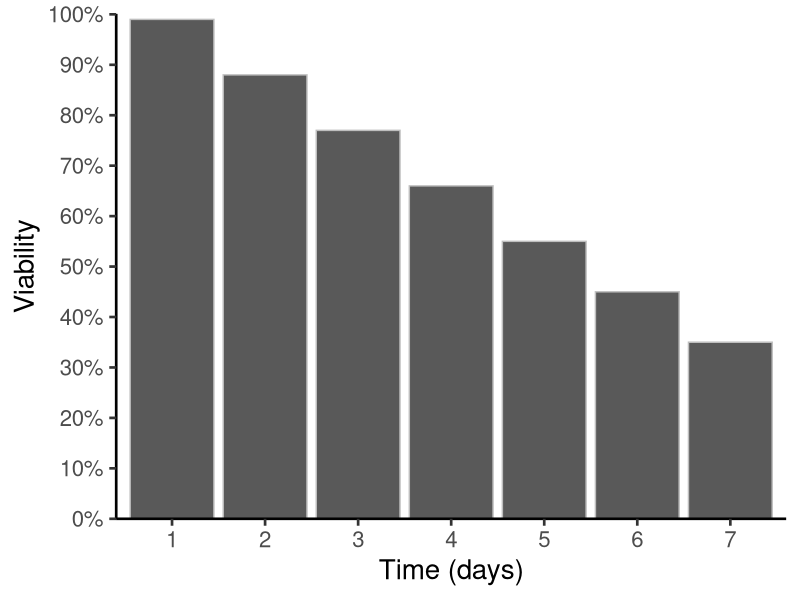
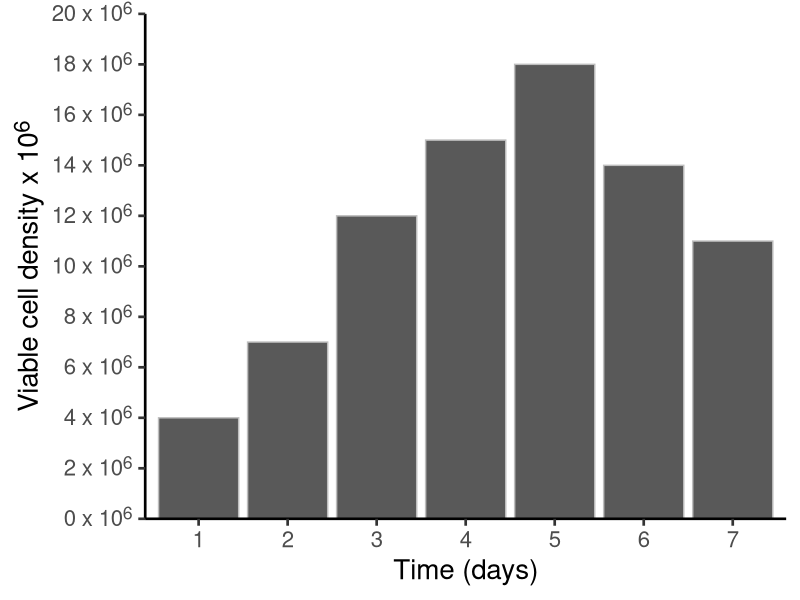

These figures' R source, in order:
## ---- chunk 1
#| label: setup
library(tidyverse)
## ---- chunk 2
#| label: import-data
df <- tibble(
  day = 1:7,
  viability = c(99, 88, 77, 66, 55, 45, 35) * 0.01,
  vcd = c(4, 7, 12, 15, 18, 14, 11)
  )
df$day <- factor(df$day)
## ---- chunk 3
#| label: percent
#| fig-width: 10

ggplot(df, aes(day, viability)) +
  geom_col(color = "gray") +
  theme_classic(base_size = 20) +
  labs(x = "Time (days)",
       y = "Viability") +
  scale_y_continuous(limits = c(0, 1.001), 
                     n.breaks = 10, 
                     labels = scales::label_percent(), 
                     expand = expansion(0))

## ---- chunk 4
#| label: custom
#| fig-width: 10

ggplot(df, aes(day, vcd)) +
  geom_col(color = "gray") +
  theme_classic(base_size = 20) +
  labs(x = "Time (days)",
       y = "Viable cell density x 10^6^") +
  scale_y_continuous(limits = c(0, 20.001), 
                     n.breaks = 10, 
                     labels = scales::label_number(suffix = " x 10^6^"), 
                     expand = expansion(0)) +
  theme(axis.text.y = ggtext::element_markdown(),
        axis.title.y = ggtext::element_markdown())

